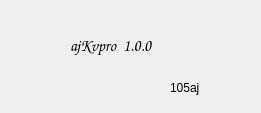
<?xml version="1.0" encoding="UTF-8"?>
<ui version="4.0">
 <class>Form_About</class>
 <widget class="QWidget" name="Form_About">
  <property name="geometry">
   <rect>
    <x>0</x>
    <y>0</y>
    <width>261</width>
    <height>113</height>
   </rect>
  </property>
  <property name="windowTitle">
   <string>About</string>
  </property>
  <widget class="QLabel" name="label_version">
   <property name="geometry">
    <rect>
     <x>70</x>
     <y>30</y>
     <width>111</width>
     <height>31</height>
    </rect>
   </property>
   <property name="font">
    <font>
     <family>Comic Sans MS</family>
     <pointsize>12</pointsize>
    </font>
   </property>
   <property name="text">
    <string>ajKvpro  1.0.0</string>
   </property>
  </widget>
  <widget class="QLabel" name="label_author">
   <property name="geometry">
    <rect>
     <x>170</x>
     <y>80</y>
     <width>41</width>
     <height>16</height>
    </rect>
   </property>
   <property name="text">
    <string>105aj</string>
   </property>
  </widget>
 </widget>
 <resources/>
 <connections/>
</ui>
